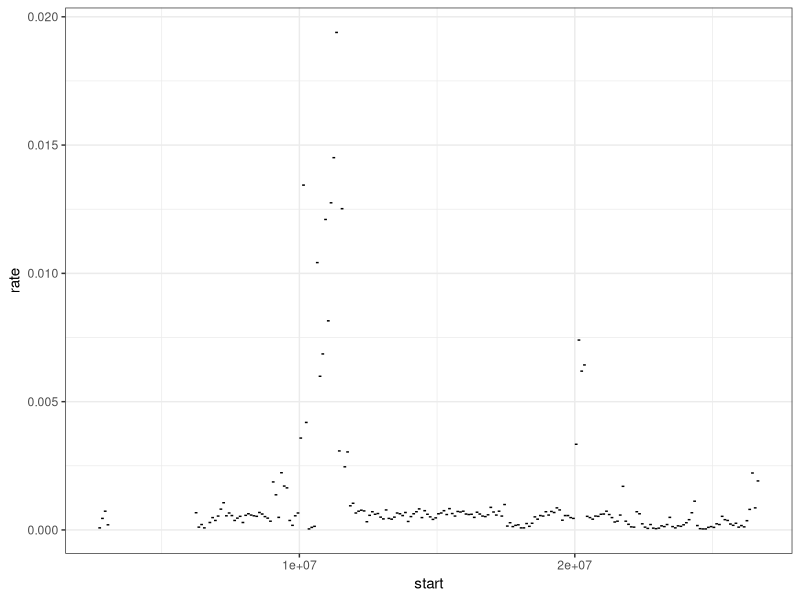
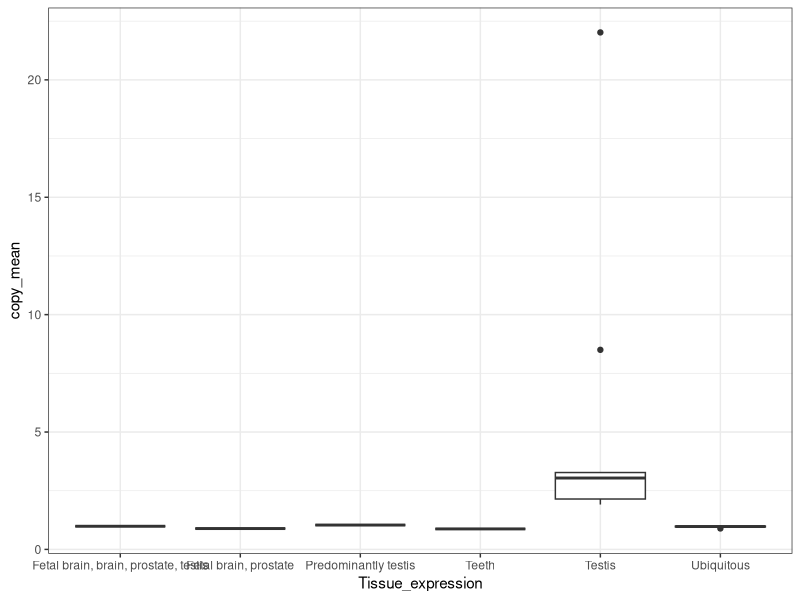

Reproduce these figures in R, in order. (Note: this script raises an error after producing the figures.)
## ---- chunk 1
knitr::opts_chunk$set(echo = TRUE)
library(tidyverse)
## ---- chunk 2
genes <- read_tsv("genes.txt")
snps <- read_tsv("variants.txt")
copy_number <- read_tsv("copyNumbers.txt")
## ---- chunk 3
snp_count_vec <- c()
snp_SNP_vec <- c()
snp_nonSNP_vec <-c()
for (gene in 1:nrow(genes)) {
   start <- genes[[gene,"coorStart"]]
   end <- genes[[gene,"coorEnd"]]
   print(snps%>%filter(Position>start)%>%filter(Position<end)%>%NROW())
   total <- snps%>%filter(Position>start)%>%filter(Position<end)%>%NROW()
   SNP <- snps%>%filter(Position>start)%>%filter(Position<end)%>%
     filter(Type == "SNP")%>%NROW()
   nonSNP <- snps%>%filter(Position>start)%>%filter(Position<end)%>%
     filter(Type != "SNP")%>%NROW()
   snp_count_vec <- c(snp_count_vec,total)
   snp_SNP_vec <- c(snp_SNP_vec,SNP)
   snp_nonSNP_vec <- c(snp_nonSNP_vec,nonSNP)
}
genes_mut <- cbind(genes,snp_count_vec,snp_SNP_vec,snp_nonSNP_vec)%>%
  mutate(SNP_f = snp_SNP_vec/Length)%>%
  mutate(non_SNP_f = snp_nonSNP_vec/Length)%>%
  select(gene = Symbol,SNP_f,non_SNP_f)
mean(genes_mut$SNP_f)
mean(genes_mut$non_SNP_f)
genes_mut%>%arrange(desc(SNP_f))
## ---- chunk 4
genes_mut%>%arrange(desc(non_SNP_f))

copy_number_long <- copy_number%>%gather(key = "gene", value = "copy_number", AMELY:PRY)

copy_number_long%>%group_by(Ind)%>%
  summarise(copy_mean = mean(copy_number))%>%
  arrange(desc(copy_mean))

copy_number_long%>%group_by(gene)%>%
  summarise(copy_mean = mean(copy_number))%>%
  arrange(desc(copy_mean))
## ---- chunk 5
across_ind <- copy_number_long%>%group_by(Ind)%>%
  summarise(copy_mean = mean(copy_number))%>%
  arrange(desc(copy_mean))
across_gene <- copy_number_long%>%group_by(gene)%>%
  summarise(copy_mean = mean(copy_number))%>%
  arrange(desc(copy_mean))
var(across_ind$copy_mean)
var(across_gene$copy_mean)

gene_cp_snp<-left_join(genes_mut,across_gene,by="gene")
cor(gene_cp_snp$SNP_f,gene_cp_snp$copy_mean)

genes_mut <- cbind(genes,snp_count_vec,snp_SNP_vec,snp_nonSNP_vec)%>%
  mutate(gene = Symbol)
gene_mut_cp <- left_join(genes_mut,across_gene,by = "gene")%>%
  mutate(SNP_f = snp_SNP_vec/(Length*copy_mean))%>%
  mutate(non_SNP_f = snp_nonSNP_vec/(Length*copy_mean))%>%
  select(gene = gene,SNP_f,non_SNP_f)%>%
  arrange(desc(SNP_f))
## ---- chunk 6
snps%>%
  mutate(window_block = as.integer(Position/100000))%>%
  group_by(window_block)%>%
  summarise(n=n())%>%
  mutate(rate = n/100000)%>%
  mutate(start = window_block*100000+1)%>%
  mutate(end = (window_block+1)*100000)%>%
  ggplot()+
  geom_segment(aes(x=start,xend=end,y=rate,yend=rate))+
  theme_bw()
## ---- chunk 7
genes<- genes %>% mutate(gene=Symbol)
gene_sum <- left_join(genes,genes_mut)
genes_summary <- left_join(gene_sum,across_gene)

genes_summary%>%
  ggplot(aes(x=Tissue_expression,y=copy_mean))+
  geom_boxplot()+theme_bw()
genes_summary%>%
  ggplot(aes(x=Tissue_expression,y=SNP_f))+
  geom_boxplot()+theme_bw()
genes_summary%>%
  ggplot(aes(x=Tissue_expression,y=non_SNP_f))+
  geom_boxplot()+theme_bw()
genes_summary%>%
  ggplot(aes(x=Class,y=copy_mean))+
  geom_boxplot()+theme_bw()
genes_summary%>%
  ggplot(aes(x=Class,y=SNP_f))+
  geom_boxplot()+theme_bw()
genes_summary%>%
  ggplot(aes(x=Class,y=non_SNP_f))+
  geom_boxplot()+theme_bw()
